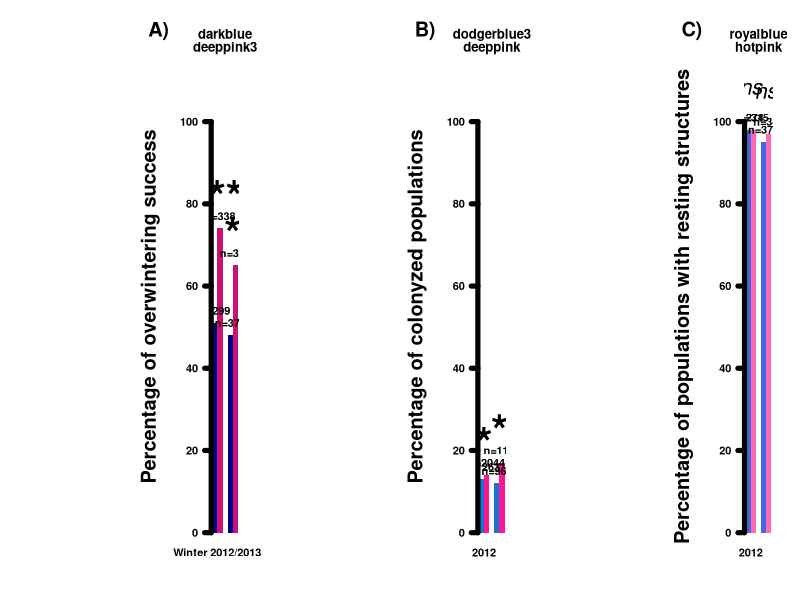
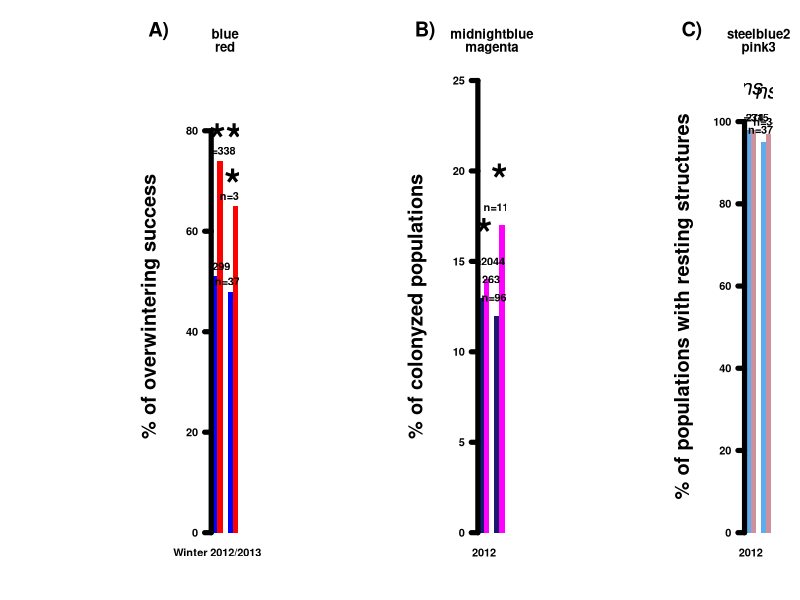
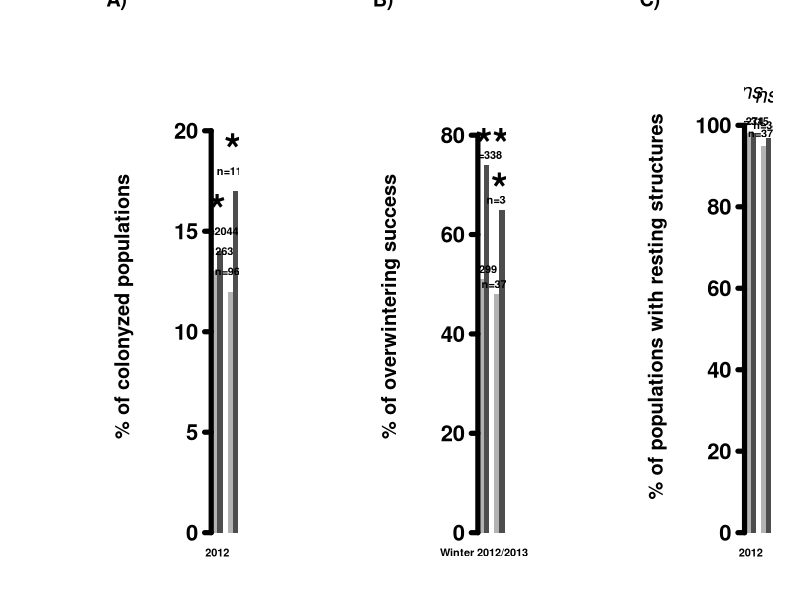
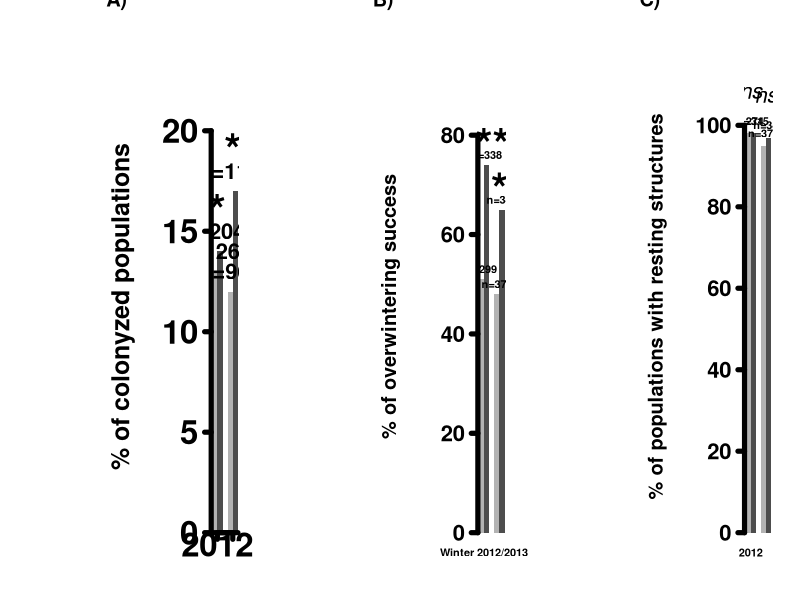
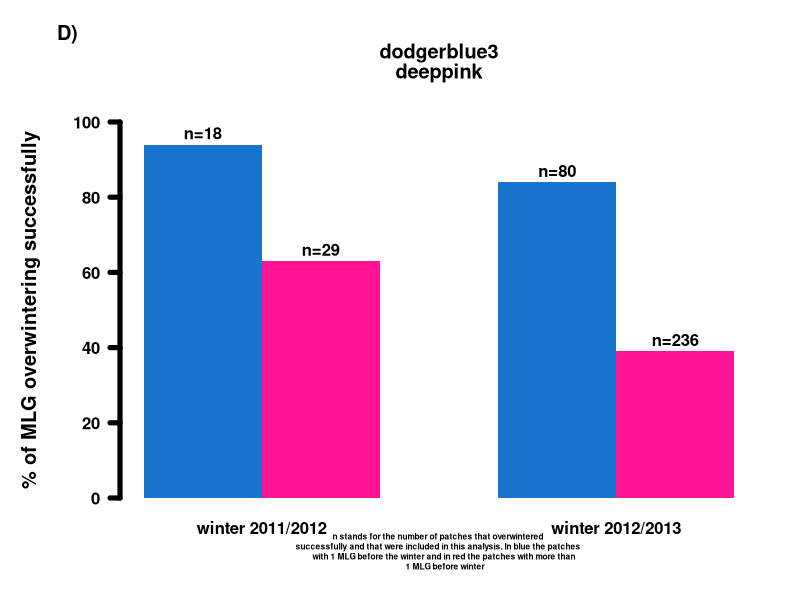

Here is the R script that generated these plots, in order:
###############################################################################
###############################################################################
#barplot of the effect of coinfection on different parameters
###############################################################################
###############################################################################


###############################################################################
#first try
###############################################################################

op<-par(mfrow=c(1,3),mar=c(5.1,16,6.1,2.1), oma=c(0,0,0,0))

#first plot for the overwintering success
coolcol<-c("darkblue","deeppink3")
datmat<-matrix(c(51,74,48,65),nrow=2)
temp<-barplot(datmat,beside=TRUE,border=NA,col=coolcol,
              names.arg=list("Winter 2012/2013","Winter 2013/2014"),
              main=coolcol,font=2,las=1,cex.lab=2,lwd=5,ylim=c(0,110))
mtext(side=2,text="Percentage of overwintering success",line=4,font=2,cex=1.2)
text(temp[1],datmat[1]+3,"n=299",font=2)
text(temp[2],datmat[2]+3,"n=338",font=2)
text((temp[1]+temp[2])/2,max(datmat[1:2])+10,"***",font=2,cex=4)
text(temp[3],datmat[3]+3,"n=372",font=2)
text(temp[4],datmat[4]+3,"n=346",font=2)
text((temp[3]+temp[4])/2,max(datmat[3:4])+10,"*",font=2,cex=4)
mtext(side=2,text="A)",font=2,cex=1.2,adj=3,padj=-18,las=1)

#second plot for the colonization success
coolcol<-c("dodgerblue3","deeppink")
datmat<-matrix(c(13,14,12,17),nrow=2)
temp<-barplot(datmat,beside=TRUE,border=NA,col=coolcol,
              names.arg=list("2012","2013"),
              main=coolcol,font=2,las=1,cex.lab=2,lwd=5,ylim=c(0,110))
mtext(side=2,text="Percentage of colonyzed populations",line=4,font=2,cex=1.2)
text(temp[1],datmat[1]+3,"n=1263",font=2)
text(temp[2],datmat[2]+3,"n=2044",font=2)
text((temp[1]+temp[2])/2,max(datmat[1:2])+10,"*",font=2,cex=4)
text(temp[3],datmat[3]+3,"n=962",font=2)
text(temp[4],datmat[4]+3,"n=1184",font=2)
text((temp[3]+temp[4])/2,max(datmat[3:4])+10,"*",font=2,cex=4)
mtext(side=2,text="B)",font=2,cex=1.2,adj=3,padj=-18,las=1)

#third plot for the production of overwintering structures
coolcol<-c("royalblue","hotpink")
datmat<-matrix(c(98,98,95,97),nrow=2)
temp<-barplot(datmat,beside=TRUE,border=NA,col=coolcol,
              names.arg=list("2012","2013"),
              main=coolcol,font=2,las=1,cex.lab=2,lwd=5,ylim=c(0,110))
mtext(side=2,text="Percentage of populations with resting structures",
      line=4,font=2,cex=1.2)
text(temp[1],datmat[1]+3,"n=274",font=2)
text(temp[2],datmat[2]+3,"n=315",font=2)
text((temp[1]+temp[2])/2,max(datmat[1:2])+10,"ns",font=3,cex=2)
text(temp[3],datmat[3]+3,"n=374",font=2)
text(temp[4],datmat[4]+3,"n=343",font=2)
text((temp[3]+temp[4])/2,max(datmat[3:4])+10,"ns",font=3,cex=2)
mtext(side=2,text="C)",font=2,cex=1.2,adj=3,padj=-18,las=1)

par(op)

#export to pdf 16 X 9 inches


###############################################################################
#second try
###############################################################################

op<-par(mfrow=c(1,3),mar=c(5.1,16,6.1,2.1), oma=c(0,0,0,0))

#first plot for the overwintering success
coolcol<-c("blue","red")
datmat<-matrix(c(51,74,48,65),nrow=2)
temp<-barplot(datmat,beside=TRUE,border=NA,col=coolcol,
              names.arg=list("Winter 2012/2013","Winter 2013/2014"),
              main=coolcol,font=2,las=1,cex.lab=2,lwd=5,ylim=c(0,90))
mtext(side=2,text="% of overwintering success",line=4,font=2,cex=1.2)
text(temp[1],datmat[1]+2,"n=299",font=2)
text(temp[2],datmat[2]+2,"n=338",font=2)
text((temp[1]+temp[2])/2,max(datmat[1:2])+6,"***",font=2,cex=4)
text(temp[3],datmat[3]+2,"n=372",font=2)
text(temp[4],datmat[4]+2,"n=346",font=2)
text((temp[3]+temp[4])/2,max(datmat[3:4])+6,"*",font=2,cex=4)
mtext(side=2,text="A)",font=2,cex=1.2,adj=3,padj=-18,las=1)

#second plot for the colonization success
coolcol<-c("midnightblue","magenta")
datmat<-matrix(c(13,14,12,17),nrow=2)
temp<-barplot(datmat,beside=TRUE,border=NA,col=coolcol,
              names.arg=list("2012","2013"),
              main=coolcol,font=2,las=1,cex.lab=2,lwd=5,ylim=c(0,25))
mtext(side=2,text="% of colonyzed populations",line=4,font=2,cex=1.2)
text(temp[1],datmat[1]+1,"n=1263",font=2)
text(temp[2],datmat[2]+1,"n=2044",font=2)
text((temp[1]+temp[2])/2,max(datmat[1:2])+3,"*",font=2,cex=4)
text(temp[3],datmat[3]+1,"n=962",font=2)
text(temp[4],datmat[4]+1,"n=1184",font=2)
text((temp[3]+temp[4])/2,max(datmat[3:4])+3,"*",font=2,cex=4)
mtext(side=2,text="B)",font=2,cex=1.2,adj=3,padj=-18,las=1)

#third plot for the production of overwintering structures
coolcol<-c("steelblue2","pink3")
datmat<-matrix(c(98,98,95,97),nrow=2)
temp<-barplot(datmat,beside=TRUE,border=NA,col=coolcol,
              names.arg=list("2012","2013"),
              main=coolcol,font=2,las=1,cex.lab=2,lwd=5,ylim=c(0,110))
mtext(side=2,text="% of populations with resting structures",
      line=4,font=2,cex=1.2)
text(temp[1],datmat[1]+3,"n=274",font=2)
text(temp[2],datmat[2]+3,"n=315",font=2)
text((temp[1]+temp[2])/2,max(datmat[1:2])+10,"ns",font=3,cex=2)
text(temp[3],datmat[3]+3,"n=374",font=2)
text(temp[4],datmat[4]+3,"n=343",font=2)
text((temp[3]+temp[4])/2,max(datmat[3:4])+10,"ns",font=3,cex=2)
mtext(side=2,text="C)",font=2,cex=1.2,adj=3,padj=-18,las=1)

par(op)

#export to pdf 16 X 9 inches

which(colors()=="hotpink")


###############################################################################
#third try, this time not in color, but with 2 shades of greys
###############################################################################

op<-par(mfrow=c(1,3),mar=c(5.1,16,6.1,2.1), oma=c(0,0,0,0))

coolcol<-c("grey70","grey30")

#first plot for the colonization success
datmat<-matrix(c(13,14,12,17),nrow=2)
temp<-barplot(datmat,beside=TRUE,border=NA,col=coolcol,
              names.arg=list("2012","2013"),
              font=2,las=1,cex.axis=2,cex.names=1,lwd=5,ylim=c(0,22.5))
mtext(side=2,text="% of colonyzed populations",line=6,font=2,cex=1.2)
text(temp[1],datmat[1]+1,"n=1263",font=2)
text(temp[2],datmat[2]+1,"n=2044",font=2)
text((temp[1]+temp[2])/2,max(datmat[1:2])+2.5,"*",font=2,cex=4)
text(temp[3],datmat[3]+1,"n=962",font=2)
text(temp[4],datmat[4]+1,"n=1184",font=2)
text((temp[3]+temp[4])/2,max(datmat[3:4])+2.5,"*",font=2,cex=4)
mtext(side=2,text="A)",font=2,cex=1.2,adj=5,padj=-20,las=1)


#second plot for the overwintering success
datmat<-matrix(c(51,74,48,65),nrow=2)
temp<-barplot(datmat,beside=TRUE,border=NA,col=coolcol,
              names.arg=list("Winter 2012/2013","Winter 2013/2014"),
              font=2,las=1,cex.axis=2,cex.names=1,lwd=5,ylim=c(0,91))
mtext(side=2,text="% of overwintering success",line=6,font=2,cex=1.2)
text(temp[1],datmat[1]+2,"n=299",font=2)
text(temp[2],datmat[2]+2,"n=338",font=2)
text((temp[1]+temp[2])/2,max(datmat[1:2])+6,"***",font=2,cex=4)
text(temp[3],datmat[3]+2,"n=372",font=2)
text(temp[4],datmat[4]+2,"n=346",font=2)
text((temp[3]+temp[4])/2,max(datmat[3:4])+6,"*",font=2,cex=4)
mtext(side=2,text="B)",font=2,cex=1.2,adj=5,padj=-20,las=1)


#third plot for the production of overwintering structures
datmat<-matrix(c(98,98,95,97),nrow=2)
temp<-barplot(datmat,beside=TRUE,border=NA,col=coolcol,
              names.arg=list("2012","2013"),
              font=2,las=1,cex.axis=2,cex.names=1,lwd=5,ylim=c(0,111))
mtext(side=2,text="% of populations with resting structures",
      line=6,font=2,cex=1.2)
text(temp[1],datmat[1]+3,"n=274",font=2)
text(temp[2],datmat[2]+3,"n=315",font=2)
text((temp[1]+temp[2])/2,max(datmat[1:2])+10,"ns",font=3,cex=2)
text(temp[3],datmat[3]+3,"n=374",font=2)
text(temp[4],datmat[4]+3,"n=343",font=2)
text((temp[3]+temp[4])/2,max(datmat[3:4])+10,"ns",font=3,cex=2)
mtext(side=2,text="C)",font=2,cex=1.2,adj=5,padj=-20,las=1)

par(op)

#export to pdf 16 X 9 inches


###############################################################################
#fourth try, still not in color, with bigger text font
###############################################################################

op<-par(mfrow=c(1,3),mar=c(5.1,16,6.1,2.1), oma=c(0,0,0,0))

coolcol<-c("grey70","grey30")

#first plot for the colonization success
datmat<-matrix(c(13,14,12,17),nrow=2)
temp<-barplot(datmat,beside=TRUE,border=NA,col=coolcol,font=2,las=1,
              cex.axis=3,cex.names=1,lwd=5,ylim=c(0,22.5),xpd=FALSE)
axis(1,at=c(0,6),lwd=5,labels=FALSE,lwd.ticks=0)
axis(1,at=c(2,5),labels=list("2012","2013"),lwd=5,font=2,cex.axis=3)
mtext(side=2,text="% of colonyzed populations",line=6,font=2,cex=1.5)
text(temp[1],datmat[1]+1,"n=1263",font=2,cex=2)
text(temp[2],datmat[2]+1,"n=2044",font=2,cex=2)
text((temp[1]+temp[2])/2,max(datmat[1:2])+2.5,"*",font=2,cex=4)
text(temp[3],datmat[3]+1,"n=962",font=2,cex=2)
text(temp[4],datmat[4]+1,"n=1184",font=2,cex=2)
text((temp[3]+temp[4])/2,max(datmat[3:4])+2.5,"*",font=2,cex=4)
mtext(side=2,text="A)",font=2,cex=1.2,adj=5,padj=-20,las=1)


#second plot for the overwintering success
datmat<-matrix(c(51,74,48,65),nrow=2)
temp<-barplot(datmat,beside=TRUE,border=NA,col=coolcol,
              names.arg=list("Winter 2012/2013","Winter 2013/2014"),
              font=2,las=1,cex.axis=2,cex.names=1,lwd=5,ylim=c(0,91))
mtext(side=2,text="% of overwintering success",line=6,font=2,cex=1.2)
text(temp[1],datmat[1]+2,"n=299",font=2)
text(temp[2],datmat[2]+2,"n=338",font=2)
text((temp[1]+temp[2])/2,max(datmat[1:2])+6,"***",font=2,cex=4)
text(temp[3],datmat[3]+2,"n=372",font=2)
text(temp[4],datmat[4]+2,"n=346",font=2)
text((temp[3]+temp[4])/2,max(datmat[3:4])+6,"*",font=2,cex=4)
mtext(side=2,text="B)",font=2,cex=1.2,adj=5,padj=-20,las=1)


#third plot for the production of overwintering structures
datmat<-matrix(c(98,98,95,97),nrow=2)
temp<-barplot(datmat,beside=TRUE,border=NA,col=coolcol,
              names.arg=list("2012","2013"),
              font=2,las=1,cex.axis=2,cex.names=1,lwd=5,ylim=c(0,111))
mtext(side=2,text="% of populations with resting structures",
      line=6,font=2,cex=1.2)
text(temp[1],datmat[1]+3,"n=274",font=2)
text(temp[2],datmat[2]+3,"n=315",font=2)
text((temp[1]+temp[2])/2,max(datmat[1:2])+10,"ns",font=3,cex=2)
text(temp[3],datmat[3]+3,"n=374",font=2)
text(temp[4],datmat[4]+3,"n=343",font=2)
text((temp[3]+temp[4])/2,max(datmat[3:4])+10,"ns",font=3,cex=2)
mtext(side=2,text="C)",font=2,cex=1.2,adj=5,padj=-20,las=1)

par(op)

#export to pdf 16 X 9 inches


###############################################################################
#barplot for the mono-MLG vs several-MLG MLG survival rate
###############################################################################

op<-par(mfrow=c(1,1),mar=c(5.1,6,6.1,2.1), oma=c(0,0,0,0))

coolcol<-c("dodgerblue3","deeppink")
datmat<-matrix(c(94,63,84,39),nrow=2)
temp<-barplot(datmat,beside=TRUE,border=NA,col=coolcol,
              names.arg=list("winter 2011/2012","winter 2012/2013"),
              main=coolcol,font=2,las=1,cex.lab=2,lwd=5,ylim=c(0,100))
mtext(side=2,text="% of MLG overwintering successfully",line=4,font=2,cex=1.2)
text(temp[1],datmat[1]+3,"n=18",font=2)
text(temp[2],datmat[2]+3,"n=29",font=2)
#text((temp[1]+temp[2])/2,max(datmat[1:2])+3,"*",font=2,cex=4)
text(temp[3],datmat[3]+3,"n=80",font=2)
text(temp[4],datmat[4]+3,"n=236",font=2)
#text((temp[3]+temp[4])/2,max(datmat[3:4])+3,"*",font=2,cex=4)
mtext(side=2,text="D)",font=2,cex=1.2,adj=3,padj=-18,las=1)
mtext(side=1,text="n stands for the number of patches that overwintered 
successfully and that were included in this analysis. In blue the patches 
      with 1 MLG before the winter and in red the patches with more than 
      1 MLG before winter",
      font=2,cex=0.5,adj=NA,padj=1.5,las=0)

par(op)

#export to pdf 6 X 9 inches


###############################################################################
#END
###############################################################################
